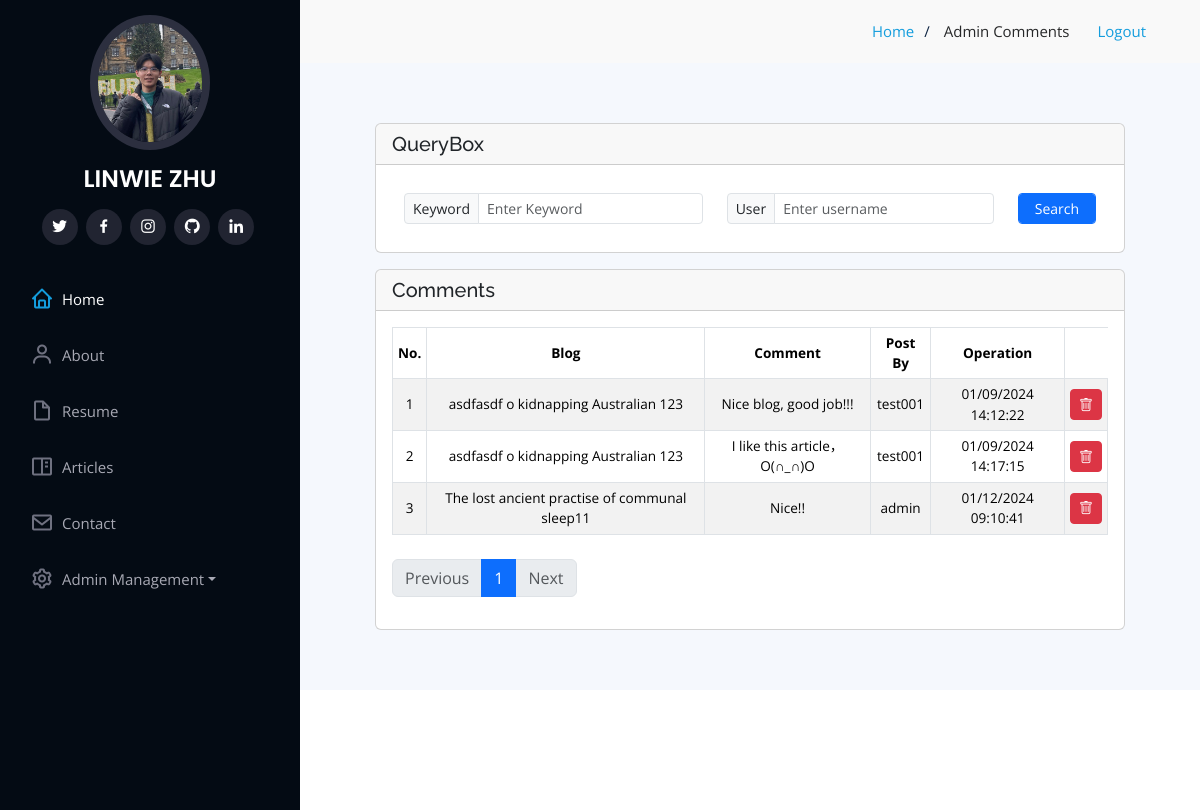
The app's page /admin_comments (signed in) with its own data.
### models.py (models this page shows, shortened)
class Comment(db.Model):
    __tablename__ = 'comment'
    id = db.Column(db.Integer, primary_key=True)
    blog_id = db.Column(db.Integer)
    comment = db.Column(db.Text())
    username = db.Column(db.String(100))
    post_dt = db.Column(db.DateTime, default=datetime.now)
    def get_blog_subject(self):
        try:
            blog = Blog.query.get_or_404(self.blog_id)
            title = blog.title
        except Exception as e:
            title = 'No title'
        return title

class Blog(db.Model):
    __tablename__ = 'blog'
    id = db.Column(db.Integer, primary_key=True)
    title = db.Column(db.String(500))
    desc = db.Column(db.Text())
    detail = db.Column(db.Text())
    category = db.Column(db.String(50))
    imagepath = db.Column(db.String(200))
    post_dt = db.Column(db.DateTime, default=datetime.now)

### app.py (the view)
@app.route('/admin_comments', defaults={'page':1})
@app.route('/admin_comments/<int:page>')
@require_login
@require_admin
def admin_comments(page):
    try:
        keyword = request.args.get('keyword')
        username = request.args.get('username')
        allquery = Comment.query
        if keyword:
            allquery = allquery.filter(Comment.comment.ilike(f"%{keyword}%"))
        if username:
            allquery = allquery.filter(Comment.username.ilike(f"%{username}%"))
        paginate = allquery.order_by(Comment.id).paginate(page=page, per_page=app.config["PER_PAGE"], error_out=False)
        return render_template('admin_comments.html', comments = paginate.items, paginate=paginate)
    except Exception as e:
        print(e)
        flash('No comment to show, please wait...')
        return render_template('admin_comments.html', comments=[])

### app.py (called while the page is built)
@app.context_processor
def inject_category():
    CATEGORYS = ['Sport','Music', 'News', 'Travel', 'Technical']
    return dict(CATEGORYS = CATEGORYS)

### comUtils.py (called while the page is built)
def require_login(func):
    @wraps(func)
    def inner_func(*args, **kwargs):
        if not 'username' in session:
            flash('Please login firstly!', 'danger')
            return redirect(url_for('login'))
        return func(*args, **kwargs)
    return inner_func

def require_admin(func):
    @wraps(func)
    def inner_func(*args, **kwargs):
        if session.get('admin') != 1:
            flash("You don't have admin priviledge!", 'danger')
            return redirect(url_for('login'))
        return func(*args, **kwargs)
    return inner_func

### templates/admin_comments.html (shortened to what this page needs)
{% extends "base.html" %}
{% from '_macro.html' import my_paginate %}
{% block pageheader %}
Admin Comments
{% endblock %}
{% block content %}
<div class="row">
    <div class="col-12">
        <div class="card">
            <div class="card-header">
                <h5 class="card-title mb-0">QueryBox</h5>
            </div>
            <div class="card-body">
                <form>
                    <table class="table tbquery">
                        <tr>
                            <td>
                                <div class="input-group input-group-sm">
                                    <span class="input-group-text">Keyword</span>
                                    <input class="form-control" type="text" name="keyword" placeholder="Enter Keyword">
                                </div>
                            </td>
                            <td>
                                <div class="input-group input-group-sm">
                                    <span class="input-group-text">User</span>
                                    <input class="form-control" type="text" name="username" placeholder="Enter username">
                                </div>
                            </td>
                            <td>
                                <div class="input-group input-group-sm">
                                    <button class="btn btn-primary form-control" type="submit">Search</button>
                                </div>
                            </td>
                        </tr>
                    </table>
                </form>
            </div>
        </div>
    </div>
</div>
<div class="row mt-3">
    <div class="col-12">
        <div class="card">
            <div class="card-header">
                <h5 class="card-title mb-0 float-left">Comments</h5>
            </div>
            <div class="card-body">
                {% if comments %}
                <table class="table table-striped table-bordered table-inverse tbresult " cellpadding="0" cellspacing="0">
                    <thead class="thead-inverse">
                        <tr class="text-center">
                            <th> No. </th>
                            <th> Blog </th>
                            <th> Comment </th>
                            <th> Post By </th>
                            <th> Operation </th>
                        </tr>
                    </thead>
                    <tbody class="y-auto">
                        {% for comment in comments %}
                        <tr class="text-center">
                            <td>{{ loop.index }}</td>
                            <td> {{ comment.get_blog_subject() }} </td>
                            <td> {{ comment.comment }} </td>
                            <td> {{ comment.username}}  </td>
                            <td> {{comment.post_dt.strftime('%m/%d/%Y %H:%M:%S')}} </td>
                            <td>
                                <div class="btn-group">
                                <a class="btn btn-sm btn-danger" href="/admin_delcomment/{{comment.id}}" role="button"><i class="bi bi-trash"></i></a>
                                </div>
                            </td>
                        </tr>
                        {% endfor %}
                    </tbody>
                </table>
                {% if paginate %}
                  {{ my_paginate(paginate, 'admin_comments') }}
                {% endif %}
                {% else %}
                <p>No records to display！</p>
                {% endif %}
            </div>
        </div>
    </div>
</div>
{% endblock %}

### static/assets/css/style.css (style rules this page uses)
body { font-family: "Open Sans", sans-serif; color: #272829; }
a { color: #149ddd; text-decoration: none; }
h1, h2, h3, h4, h5, h6 { font-family: "Raleway", sans-serif; }

### static/assets/css/custum.css (style rules this page uses)
.tbquery, .table { margin-bottom: 0 !important; }
.tbquery td, .tbquery th { padding: 0.75rem; vertical-align: top; border-top: none !important; border-bottom-width: 0 !important; font-size: .75rem; }
.tbresult td, .tbresult th { font-size: .85rem; padding: 5px 5px !important; vertical-align: middle; }

### records on screen
Comment: get_blog_subject "asdfasdf o kidnapping Australian 123", comment "Nice blog, good job!!!", username "test001", post_dt "01/09/2024 14:12:22"
Comment: get_blog_subject "asdfasdf o kidnapping Australian 123", comment "I like this article，O(∩_∩)O", username "test001", post_dt "01/09/2024 14:17:15"
Comment: get_blog_subject "The lost ancient practise of communal sleep11", comment "Nice!!", username "admin", post_dt "01/12/2024 09:10:41"

### other values on screen
{{ page }} "1"
